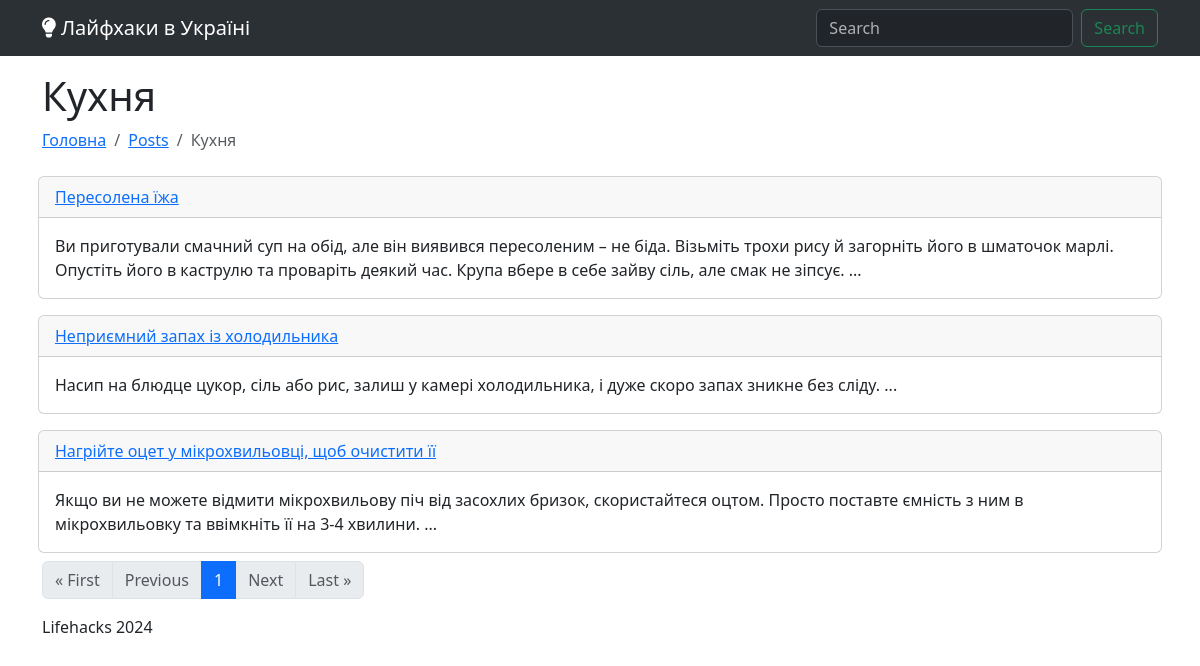
/posts/?category=kukhnia, run on the app's committed database.
### blog/models.py (models this page shows, shortened)
class Category(models.Model):
    name = models.CharField(max_length=100)
    slug = models.CharField(max_length=100, unique=True, blank=True)
    image = models.ImageField(
        upload_to=category_image_upload_to, blank=True, null=True)
    description = models.TextField(blank=True, null=True)

class Post(models.Model):
    title = models.CharField(max_length=200)
    slug = models.CharField(max_length=200, unique=True, blank=True)
    content = models.TextField()
    image = models.CharField(max_length=200, blank=True, null=True)
    youtube = models.CharField(max_length=100, blank=True, null=True)
    tiktok = models.CharField(max_length=100, blank=True, null=True)
    categories = models.ManyToManyField(Category, related_name='posts')
    created_at = models.DateTimeField(auto_now_add=True)
    @property
    def anons(self):
        text = self.content.replace("&nbsp;", " ")
        text = text.replace("\n", " ")
        text = text.replace("\r", " ")
        text = text.replace("  ", " ")
        text = text.replace("&amp;", "&")
        text = text.replace("&#39;", "'")
        text = text.replace('&quot;', '"')
        text = text.replace("&raquo;", '"')
        text = text.replace("&laquo;", '"')
        text = text.replace("&rsquo;", "'")
        return text.lstrip()[0:300]

### blog/views.py (the view)
# urls.py: path('', views.posts, name='category_detail'),
def posts(request):
    category_slug = request.GET.get('category')
    page_number = request.GET.get('page')
    if category_slug:
        category = get_object_or_404(Category, slug=category_slug)
        posts = category.posts.all()
    else:
        posts = Post.objects.all()
        category = None
    categories = Category.objects.all()
    paginator = Paginator(posts, 5)
    page_obj = paginator.get_page(page_number)
    return render(request, 'blog/posts.html', {"categories": categories, "category": category, "page_obj": page_obj, "active": "posts"})

### blog/templates/blog/posts.html (shortened to what this page needs)
{% extends "layout.html" %}
{% block content %}
<h1>{{ category.name }}</h1>
<nav aria-label="breadcrumb">
  <ul class="breadcrumb">
    <li class="breadcrumb-item">
      <a href="/">Головна</a>
    </li>
    <li class="breadcrumb-item">
      <a href="/posts">Posts</a>
    </li>
    <li class="breadcrumb-item active" aria-current="page">
      {{ category.name }}
    </li>
  </ul>
</nav>
<div class="row">
  {% for post in page_obj %}
  <div class="col-12 p-2">
    <div class="card">
      <div class="card-header">
        <a
          class=""
          href="/posts/{{post.slug}}"
          title="{{post.textbody}}"
          ><i class="{{ post.icon }} fa-lg"></i> {{post.title}}</a
        >
      </div>
      <div class="posts-card-body">
        <div class="card-body">
          <div class="card-text">{{ post.anons }} ...</div>
        </div>
      </div>
    </div>
  </div>
  {% endfor %}
  <nav aria-label="Page navigation">
    <ul class="pagination">
      {% if page_obj.has_previous %}
        <li class="page-item">
          <a class="page-link" href="?page=1">&laquo; First</a>
        </li>
        <li class="page-item">
          <a class="page-link" href="?page={{ page_obj.previous_page_number }}">Previous</a>
        </li>
      {% else %}
        <li class="page-item disabled"><a class="page-link">&laquo; First</a></li>
        <li class="page-item disabled"><a class="page-link">Previous</a></li>
      {% endif %}
      <li class="page-item active">
        <a class="page-link" href="#">{{ page_obj.number }}</a>
      </li>
      {% if page_obj.has_next %}
        <li class="page-item">
          <a class="page-link" href="?page={{ page_obj.next_page_number }}">Next</a>
        </li>
        <li class="page-item">
          <a class="page-link" href="?page={{ page_obj.paginator.num_pages }}">Last &raquo;</a>
        </li>
      {% else %}
        <li class="page-item disabled"><a class="page-link">Next</a></li>
        <li class="page-item disabled"><a class="page-link">Last &raquo;</a></li>
      {% endif %}
    </ul>
  </nav>
</div>
{% endblock %}

### data on the page
Category: name "Кухня"
Post: title "Пересолена їжа", anons "Ви приготували смачний суп на обід, але він виявився пересоленим – не біда. Візьміть трохи рису й загорніть його в шматочок марлі. Опустіть його в каструлю та проваріть деякий час. Крупа вбере в себе зайву сіль, але смак не зіпсує."
Post: title "Неприємний запах із холодильника", anons "Насип на блюдце цукор, сіль або рис, залиш у камері холодильника, і дуже скоро запах зникне без сліду."
Post: title "Нагрійте оцет у мікрохвильовці, щоб очистити її", anons "Якщо ви не можете відмити мікрохвильову піч від засохлих бризок, скористайтеся оцтом. Просто поставте ємність з ним в мікрохвильовку та ввімкніть її на 3-4 хвилини."

### other printed values
{{ page_obj.number }} "1"
